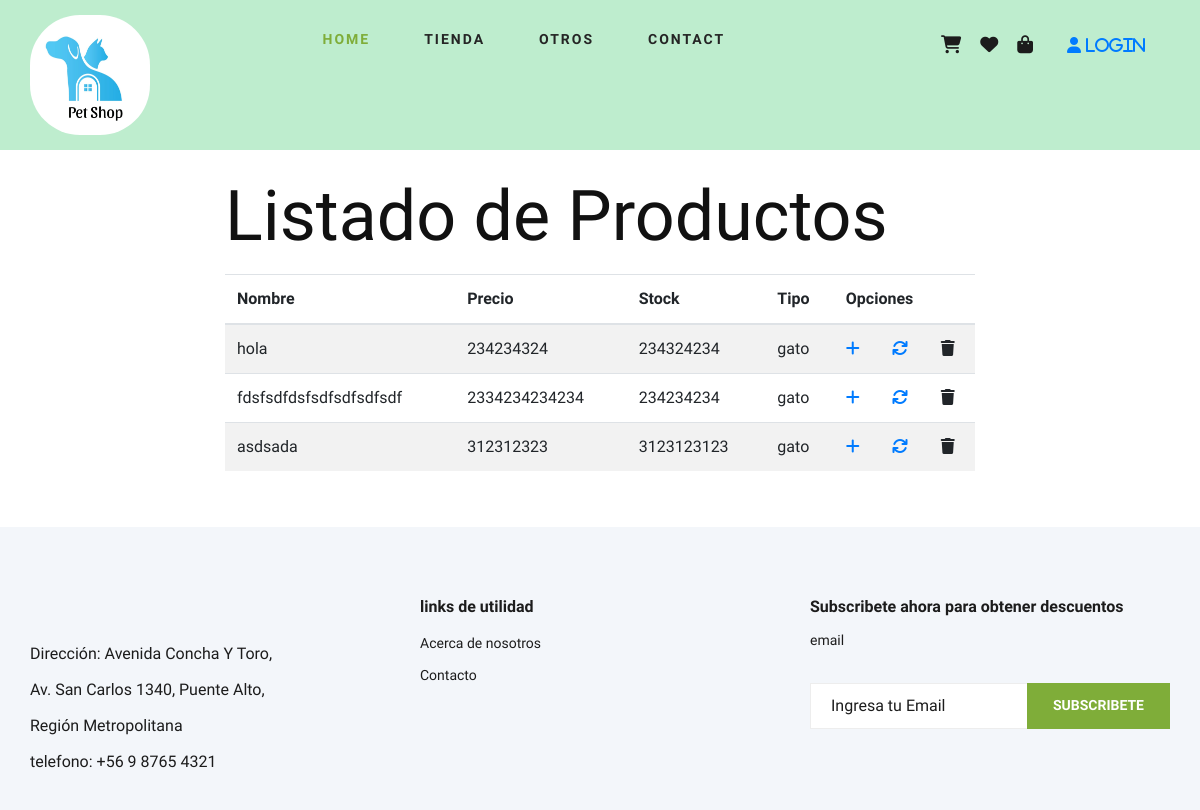
The page /admproducto/ on the database as committed earlier.
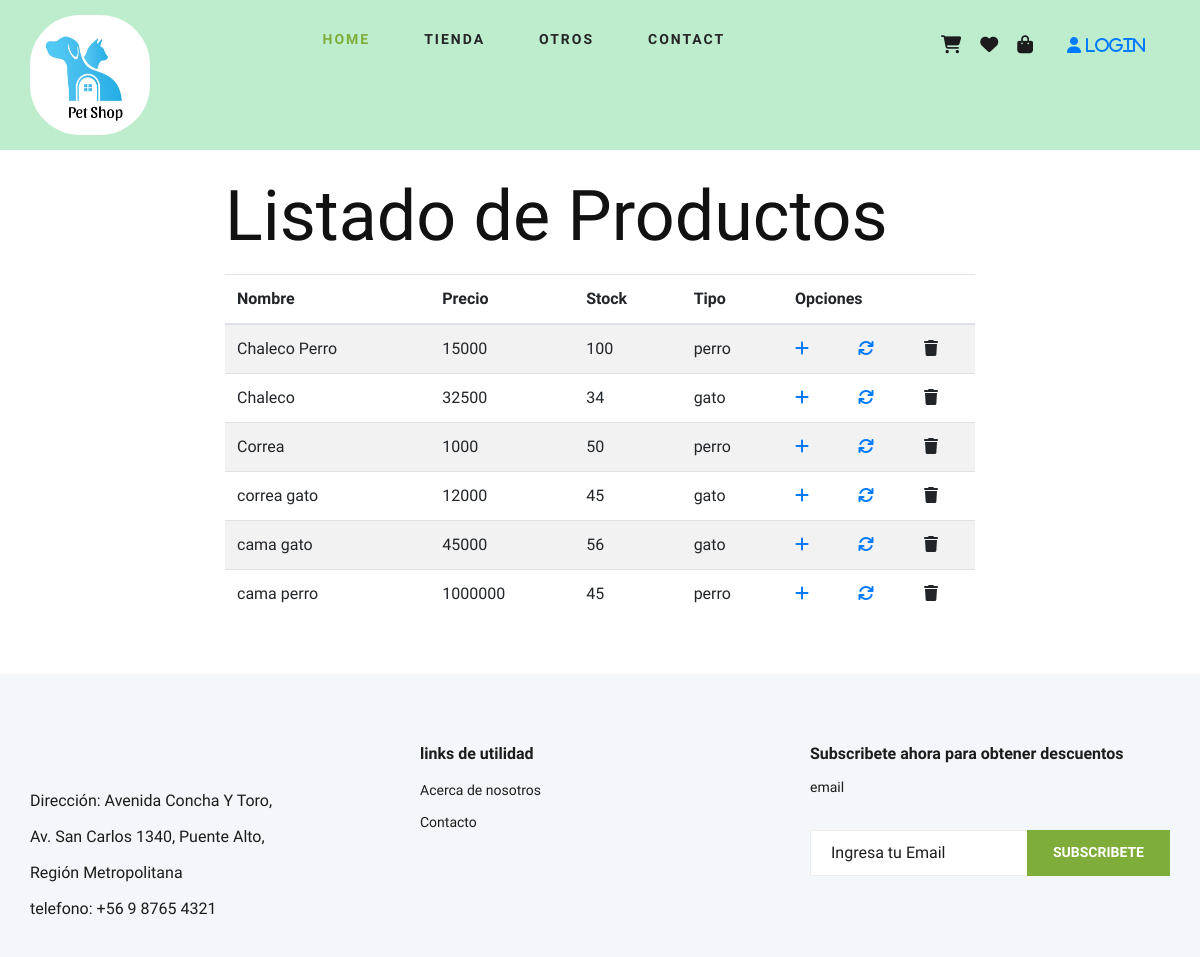
The same page on the database as committed later.
### core/models.py (models this page shows, shortened)
class Producto(models.Model):
     nombre = models.CharField(max_length=200)
     precio = models.IntegerField()
     stock = models.IntegerField()
     descripcion = models.CharField(max_length=200)
     tipo = models.ForeignKey(TiposProductos, on_delete=models.CASCADE)
     imagen = models.ImageField(null=True,blank=True)
     vigente = models.BooleanField()

class TiposProductos(models.Model):
    descripcion = models.CharField(max_length=100)
    def __str__(self):
        return self.descripcion

### core/views.py (the view)
# urls.py: path('admproducto/', admproducto, name="admproducto"),
def admproducto(request):
    productosListados = Producto.objects.all()
    return render(request, 'core/adm-producto.html',{"listado":productosListados})

### core/templates/core/adm-producto.html (shortened to what this page needs)
{% extends 'core/base.html' %}
{% load static %}
{% block contenido %}
<section class="">
    <div class="container py-4 ">
        <div class="row justify-content-center">
            <div class="col-ms-12 col-md-6 col-lg-8 col-xl-8">
                <h1>Listado de Productos</h1>
                <div class="table-reponsive py-3">
                    <table class="table table-striped">
                        <thead>
                            <tr>
                                <th>Nombre</th>
                                <th>Precio</th>
                                <th>Stock</th>
                                <th>Tipo</th>
                                <th colspan="3">Opciones</th>
                            </tr>
                        </thead>
                        <tbody>
                            {% for aux in listado%}
                            <tr>
                                <td>{{aux.nombre}}</td>
                                <td>{{aux.precio}}</td>
                                <td>{{aux.stock}} </td>
                                <td>{{aux.tipo}}</td>
                                <td><a href="{% url 'add' %}"><i class="fa fa-plus"></i></a></td>
                                <td><a href="{% url 'update' aux.id %}"><i class="fa fa-solid fa-arrows-rotate"></i></a></td>
                                <td><a onclick="eliminar({{aux.id}})"><i class="fa fa-solid fa-trash fa-flip"></i></a></td>
                            </tr>
                            {% endfor%}
                        </tbody>
                    </table>
                </div>
            </div>
        </div>
    </div>
</section>
{% endblock %}

### core/templates/core/base.html (shortened to what this page needs)
{% load static %}
<!DOCTYPE html>
<html lang="en">
<head>
    <link rel="stylesheet" href="{% static 'core/css/bootstrap.min.css' %}">
    <link rel="stylesheet" href="{% static 'core/css/font-awesome.min.css' %}">
    <link rel="stylesheet" href="{% static 'core/css/elegant-icons.css' %}">
    <link rel="stylesheet" href="{% static 'core/css/nice-select.css' %}">
    <link rel="stylesheet" href="{% static 'core/css/jquery-ui.min.css' %}">
    <link rel="stylesheet" href="{% static 'core/css/owl.carousel.min.css' %}">
    <link rel="stylesheet" href="{% static 'core/css/slicknav.min.css' %}">
    <link rel="stylesheet" href="{% static 'core/css/style.css' %}">
    <link rel="stylesheet" href="https://cdnjs.cloudflare.com/ajax/libs/font-awesome/6.4.0/css/all.min.css" />
</head>
<body>
    <header class="header" style="background-color: rgba(28, 192, 83, 0.281);">
        <div class="container">
            <div class="row">
                <div class="col-lg-3">
                    <div class="header__logo">
                        <img src="{% static 'core/img/logo.jpg' %}" style="width: 120px; border-radius: 50px;">
                    </div>
                </div>
                <div class="col-lg-6">
                    <nav class="header__menu">
                        <ul>
                            <li class="active"><a href="{% url 'index' %}">Home</a></li>
                            <li><a href="{% url 'shopgrid' %}">Tienda</a></li>
                            <li><a href="#">otros</a>
                            </li>
                            <li><a href="{% url 'contact' %}">Contact</a></li>
                        </ul>
                    </nav>
                </div>
                <div class="col-lg-3">
                    <div class="header__cart">
                        <ul>
                            <li><a href="#"><i class="fa fa-cart-shopping"></i></a></li>
                            <li><a href="#"><i class="fa fa-heart"></i></a></li>
                            <li><a href="#"><i class="fa fa-shopping-bag"></i></a></li>
                            <li><div class="header__top__right">
                                <div class="header__top__right__auth" >
                                {% if user.is_authenticated %}
                                    <li class="nav-item active"><a href="{% url 'logout' %}" class="fa fa-user"> Cerrar Sesión </a></li>
                                {% else %}
                                    <li class="nav-item active"><a   href="{% url 'login' %}" class="fa fa-user"> Login </a></li>
                                {% endif %}
                                </div>
                            </div>
                        </ul>
                    </div>
                </div>
            </div>
        </div>
    </header>
     {% block contenido %}
     {% endblock %}
    <footer class="footer spad">
        <div class="container">
            <div class="row">
                <div class="col-lg-3 col-md-6 col-sm-6">
                    <div class="footer__about">
                        <div class="footer__about__logo">
                        </div>
                        <ul>
                            <li>Dirección: Avenida Concha Y Toro, Av. San Carlos 1340, Puente Alto, Región Metropolitana</li>
                            <li>telefono: +56 9 8765 4321</li>
                        </ul>
                    </div>
                </div>
                <div class="col-lg-4 col-md-6 col-sm-6 offset-lg-1">
                    <div class="footer__widget">
                        <h6>links de utilidad</h6>
                        <ul>
                            <li><a href="#">Acerca de nosotros</a></li>
                            <li><a href="{% url 'contact' %}">Contacto</a></li>
                        </ul>
                    </div>
                </div>
                <div class="col-lg-4 col-md-12">
                    <div class="footer__widget">
                        <h6>Subscribete ahora para obtener descuentos</h6>
                        <p>email</p>
                        <form action="#">
                            <input type="text" placeholder="Ingresa tu Email">
                            <button type="submit" class="site-btn">Subscribete</button>
                        </form>
                    </div>
                </div>
            </div>
        </div>
    </footer>
</body>
</html>

### core/static/core/css/style.css (style rules this page uses)
html, body { height: 100%; font-family: "Cairo", sans-serif; -webkit-font-smoothing: antialiased; font-smoothing: antialiased; }
h1, h2, h3, h4, h5, h6 { margin: 0; color: #111111; font-weight: 400; font-family: "Cairo", sans-serif; }
h1 { font-size: 70px; }
h6 { font-size: 16px; }
p { font-size: 16px; font-family: "Cairo", sans-serif; color: #6f6f6f; font-weight: 400; line-height: 26px; margin: 0 0 15px 0; }
img { max-width: 100%; }
ul, ol { padding: 0; margin: 0; }
.spad { padding-top: 100px; padding-bottom: 100px; }
.site-btn { font-size: 14px; color: #ffffff; font-weight: 800; text-transform: uppercase; display: inline-block; padding: 13px 30px 12px; background: #7fad39; border: none; }
.header__top__right { text-align: right; padding: 10px 0 13px; }
.header__top__right__auth { display: inline-block; }
.header__logo { padding: 15px 0; }
.header__menu { padding: 24px 0; }
.header__menu ul li { list-style: none; display: inline-block; margin-right: 50px; position: relative; }
.header__menu ul li.active a { color: #7fad39; }
.header__menu ul li:last-child { margin-right: 0; }
.header__menu ul li a { font-size: 14px; color: #252525; text-transform: uppercase; font-weight: 700; letter-spacing: 2px; -webkit-transition: all, 0.3s; -moz-transition: all, 0.3s; -ms-transition: all, 0.3s; -o-transition: all, 0.3s; transition: all, 0.3s; padding: 5px 0; display: block; }
.header__cart { text-align: right; padding: 24px 0; }
.header__cart ul { display: inline-block; margin-right: 25px; }
.header__cart ul li { list-style: none; display: inline-block; margin-right: 15px; }
.header__cart ul li:last-child { margin-right: 0; }
.header__cart ul li a { position: relative; }
.header__cart ul li a i { font-size: 18px; color: #1c1c1c; }
.footer { background: #F3F6FA; padding-top: 70px; padding-bottom: 0; }
.footer__about { margin-bottom: 30px; }
.footer__about ul li { font-size: 16px; color: #1c1c1c; line-height: 36px; list-style: none; }
.footer__about__logo { margin-bottom: 15px; }
.footer__widget { margin-bottom: 30px; overflow: hidden; }
.footer__widget h6 { color: #1c1c1c; font-weight: 700; margin-bottom: 10px; }
.footer__widget ul { width: 50%; float: left; }
.footer__widget ul li { list-style: none; }
.footer__widget ul li a { color: #1c1c1c; font-size: 14px; line-height: 32px; }
.footer__widget p { font-size: 14px; color: #1c1c1c; margin-bottom: 30px; }
.footer__widget form { position: relative; margin-bottom: 30px; }
.footer__widget form input { width: 100%; font-size: 16px; padding-left: 20px; color: #1c1c1c; height: 46px; border: 1px solid #ededed; }
.footer__widget form input::placeholder { color: #1c1c1c; }
.footer__widget form button { position: absolute; right: 0; top: 0; padding: 0 26px; height: 100%; }
@media only screen and (min-width: 1200px) { .container { max-width: 1170px; } }

Rows that differ between the two databases and show on the page:
removed Producto: nombre "hola", precio "234234324", stock "234324234", tipo "gato"
removed Producto: nombre "asdsada", precio "312312323", stock "3123123123", tipo "gato"
added Producto: nombre "Chaleco Perro", precio "15000", stock "100", tipo "perro"
changed Producto: nombre "fdsfsdfdsfsdfsdfsdfsdf" → "Chaleco"; precio "2334234234234" → "32500"; stock "234234234" → "34"
added Producto: nombre "Correa", precio "1000", stock "50", tipo "perro"
added Producto: nombre "correa gato", precio "12000", stock "45", tipo "gato"
added Producto: nombre "cama gato", precio "45000", stock "56", tipo "gato"
added Producto: nombre "cama perro", precio "1000000", stock "45", tipo "perro"
